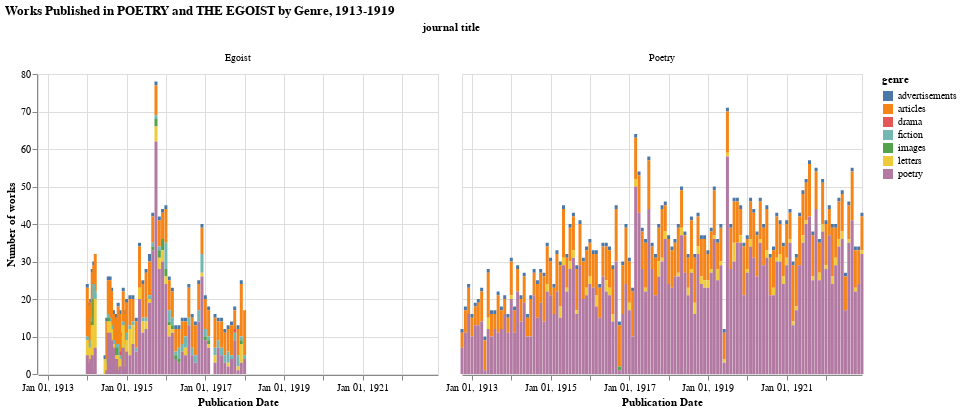

Source (notebook cell):
### Markdown cell above
What did we just do? 

- We specify a new `Chart` class 
- We then specify the type of mark we are using (in this case, a `bar`. In Altair, we can use all types of marks to represent our data https://altair-viz.github.io/user_guide/marks.html. 
- We call `encoding` to specify what variable we want to represent on the x and y axis,  as well as specifying  how we want the data to be encoded (i.e., making sure that our "date" column is parsed as yearsmonthdate and as temporal data "T"), and adding labels to our x and y axis. We also use this to specify that we want the grid separated into two columns (here, based on the values in the "journal title" column), and we sepcify that we want our bar charts to be colored by the values in our "genre" column.
- Finally, we call `.display` to tell altair to display our visualization.

Altair has many fields for encoding https://altair-viz.github.io/user_guide/encoding.html

### Code cell
# specify a new Chart class and set it equal to the variable "chart" (so that we can reference it more easily)
chart = alt.Chart(modernist_journals_df_sorted,\
                  #specify the title and the type of mark that we're using
                  title='Works Published in POETRY and THE EGOIST by Genre, 1913-1919').mark_bar(size=3).\
encode(
    # don't be confused by the word "column"! This next line separates our chart into TWO grids, one for each magazine
    column='journal title',     
    # specifies the x axis,  the format that we want to parse our "date" column, and the label for the axis
    x=alt.X('yearmonthdate(date):T', axis=alt.Axis(format='', title='Publication Date')
    ),
    # specifies the y axis and the label for the axis
    y=alt.Y('record_count:Q', axis=alt.Axis(title='Number of works')),
    # specfies that we want the segments of our bar chart colored according to the "genre" column
    color='genre:N',
)

chart.display()

### Figure 1 — Vega-Lite specification as saved in the notebook (floating-point values rounded to 4 significant figures; data arrays with more than 128 entries replaced by an {"elided": "..."} marker saying what was removed)
{"config": {"view": {"continuousWidth": 400, "continuousHeight": 300}}, "data": {"name": "data-c608ccb615cccefaccf652c173c4a148"}, "mark": {"type": "bar", "size": 3}, "encoding": {"color": {"type": "nominal", "field": "genre"}, "column": {"type": "nominal", "field": "journal title"}, "x": {"type": "temporal", "axis": {"format": "", "title": "Publication Date"}, "field": "date", "timeUnit": "yearmonthdate"}, "y": {"type": "quantitative", "axis": {"title": "Number of works"}, "field": "record_count"}}, "title": "Works Published in POETRY and THE EGOIST by Genre, 1913-1919", "$schema": "https://vega.github.io/schema/vega-lite/v4.8.1.json", "datasets": {"data-c608ccb615cccefaccf652c173c4a148": {"elided": "701 records"}}}
